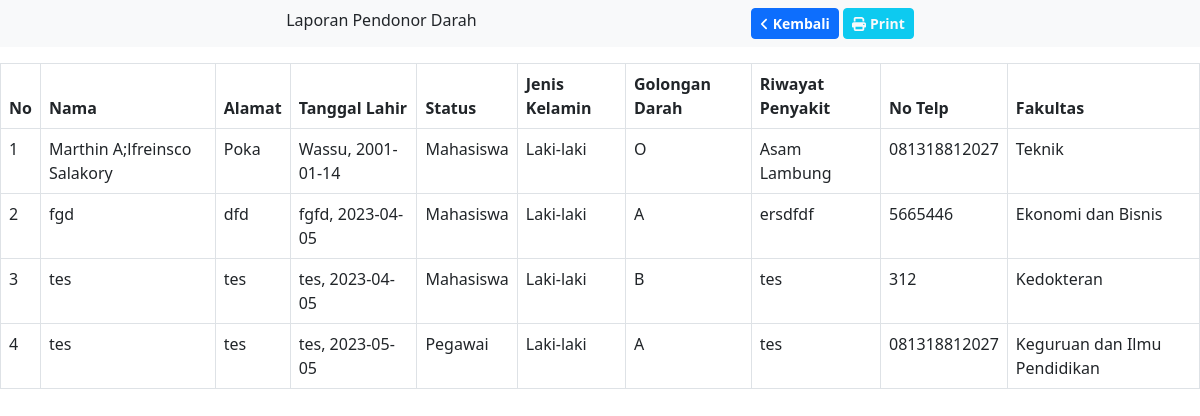
The app's page /admin/laporan_pendonor_tampil.php with its own data.
### tables this page shows
CREATE TABLE `pendonor` (
  `id` int(11) NOT NULL,
  `nama` varchar(255) NOT NULL,
  `alamat` varchar(255) NOT NULL,
  `tanggal_lahir` date NOT NULL,
  `tempat_lahir` varchar(255) NOT NULL,
  `status` varchar(255) NOT NULL,
  `jenis_kelamin` varchar(255) NOT NULL,
  `golongan_darah` varchar(255) NOT NULL,
  `riwayat_penyakit` varchar(255) NOT NULL,
  `no_telp` varchar(255) NOT NULL,
  `fakultas` varchar(255) NOT NULL
);

### admin/function.php (called while the page is built, shortened)
<?php
function db_conn()
{
    $db_host = 'localhost';
    $db_user = 'root';
    $db_pass = '';
    $db_name = 'maedonor';
    return mysqli_connect($db_host, $db_user, $db_pass, $db_name);
}
function db_query($query)
{
    return mysqli_query(db_conn(), $query);
}

### admin/laporan_pendonor_tampil.php (the view, shortened to what this page needs)
<?php include 'function.php'; ?>
<?php
$filter = "WHERE 1=1";
$pendonor = db_query("SELECT * FROM pendonor $filter");
?>
<!DOCTYPE html>
<html lang="en">
<head>
    <link rel="stylesheet" href="assets/vendors/bootstrap/css/bootstrap.min.css">
    <link rel="stylesheet" href="assets/vendors/fontawesome/css/all.min.css">
</head>
<body>
    <div class="container-fluid mb-3 no_print py-2" style="background-color: var(--bs-tertiary-bg);">
        <div class="d-flex justify-content-evenly">
            <span>Laporan Pendonor Darah</span>
            <div class="text-center">
                <a href="laporan_pendonor.php" class="btn btn-primary btn-sm fw-bold"><i class="fa fa-angle-left me-1"></i>Kembali</a>
                <button onclick="print()" class="btn btn-info text-light btn-sm fw-bold"><i class="fa fa-print me-1"></i>Print</button>
            </div>
        </div>
    </div>
    <table class='table table-bordered'>
        <thead>
            <tr>
                <th>No</th>
                <th>Nama</th>
                <th>Alamat</th>
                <th>Tanggal Lahir</th>
                <th>Status</th>
                <th>Jenis Kelamin</th>
                <th>Golongan Darah</th>
                <th>Riwayat Penyakit</th>
                <th>No Telp</th>
                <th>Fakultas</th>
            </tr>
        </thead>
        <tbody>
            <?php $i = 1; ?>
            <?php foreach ($pendonor as $p) : ?>
                <tr>
                    <td><?= $i++; ?></td>
                    <td><?= $p['nama']; ?></td>
                    <td><?= $p['alamat']; ?></td>
                    <td><?= $p['tempat_lahir'] . ', ' . $p['tanggal_lahir']; ?></td>
                    <td><?= $p['status']; ?></td>
                    <td><?= $p['jenis_kelamin']; ?></td>
                    <td><?= $p['golongan_darah']; ?></td>
                    <td><?= $p['riwayat_penyakit']; ?></td>
                    <td><?= $p['no_telp']; ?></td>
                    <td><?= $p['fakultas']; ?></td>
                </tr>
            <?php endforeach; ?>
        </tbody>
    </table>
</body>
</html>

### records on screen
pendonor: nama "Marthin A;lfreinsco Salakory", alamat "Poka", tempat_lahir "Wassu", tanggal_lahir "2001-01-14", status "Mahasiswa", jenis_kelamin "Laki-laki", golongan_darah "O", riwayat_penyakit "Asam Lambung", no_telp "081318812027", fakultas "Teknik"
pendonor: nama "fgd", alamat "dfd", tempat_lahir "fgfd", tanggal_lahir "2023-04-05", status "Mahasiswa", jenis_kelamin "Laki-laki", golongan_darah "A", riwayat_penyakit "ersdfdf", no_telp "5665446", fakultas "Ekonomi dan Bisnis"
pendonor: nama "tes", alamat "tes", tempat_lahir "tes", tanggal_lahir "2023-04-05", status "Mahasiswa", jenis_kelamin "Laki-laki", golongan_darah "B", riwayat_penyakit "tes", no_telp "312", fakultas "Kedokteran"
pendonor: nama "tes", alamat "tes", tempat_lahir "tes", tanggal_lahir "2023-05-05", status "Pegawai", jenis_kelamin "Laki-laki", golongan_darah "A", riwayat_penyakit "tes", no_telp "081318812027", fakultas "Keguruan dan Ilmu Pendidikan"
